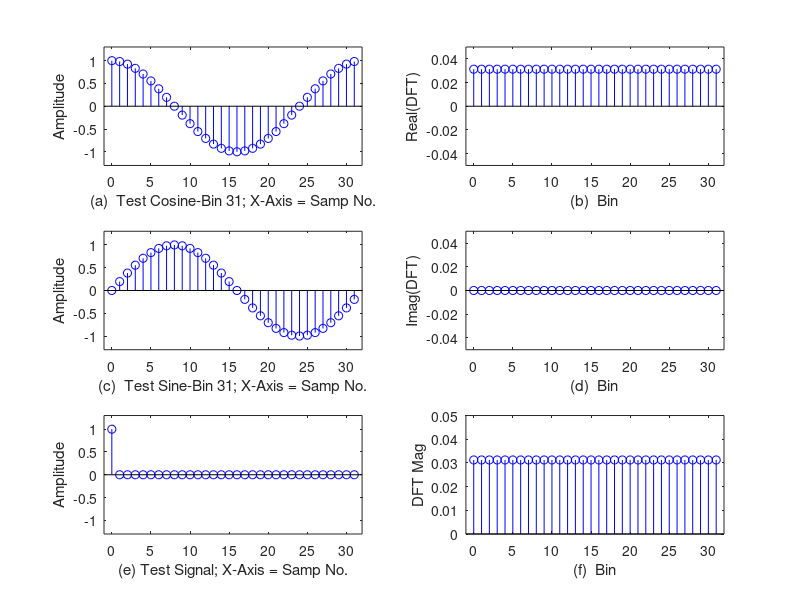

This chart was generated by the following MATLAB code:
function LVxDFTComputeImpUnBal
% function DemoDFTComputeImpUnBal
% This program demonstrates the computation of the Discrete Fourier
% Transform (DFT) of an imipulse fcn over N samples using a direct
% implementation.
% The call:
% LVxDFTComputeImpUnBal
%
% Author: F. W. Isen
% Copyright 2009 by Morgan & Claypool
t = 0:1/32:1-1/32;

testvec = [1,  zeros(1,31)];

A = 1/32;
DFTrealbin = zeros(1,32);
DFTimagbin = zeros(1,32);
x = 1:1:32;

figure(27);

for harmno = 1:1:32
testimag = -sin(2*pi*t*(harmno-1));
testreal = cos(2*pi*t*(harmno-1));
DFTrealbin(1,harmno) = A*sum(testvec.*testreal);
DFTimagbin(1,harmno) = A*sum(testvec.*testimag);

subplot(321)
stem(t*32,testreal,'bo');
ylabel(['Amplitude'])
xlabel(['(a)  Test Cosine-Bin ',num2str(harmno-1),'; X-Axis = Samp No.'])
axis([-1 32 -1.3 1.3])

subplot(323)
stem(t*32,testimag,'bo');
ylabel(['Amplitude'])
xlabel(['(c)  Test Sine-Bin ',num2str(harmno-1),'; X-Axis = Samp No.'])
axis([-1 32 -1.3 1.3])

subplot(325)
stem(t*32,testvec,'bo');
ylabel(['Amplitude'])
xlabel(['(e) Test Signal; X-Axis = Samp No.'])
axis([-1 32 -1.3 1.3])

subplot(322)
stem(x-1,DFTrealbin,'bo');
ylabel(['Real(DFT)'])
xlabel(['(b)  Bin'])
axis([-1 32 -0.05 0.05])

subplot(324)
stem(x-1,DFTimagbin,'bo');
ylabel(['Imag(DFT)'])
xlabel(['(d)  Bin'])
axis([-1 32 -0.05 0.05])

subplot(326)
njk = (DFTrealbin.^2 + DFTimagbin.^2).^0.5;
stem((x-1),njk,'bo');
ylabel(['DFT Mag'])
xlabel(['(f)  Bin'])
axis([-1 32 0 0.05])

if harmno==32
   return
else
   pause
end

end